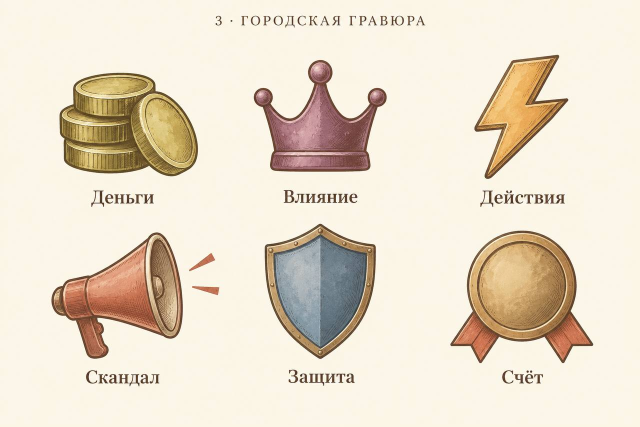
#> input picture image.png, 1280 x 853 px (shown at 1/2 size)
$ python split-universal-icons.py
#> lines starting #> are read from the running program, lines starting #| are printed output that depends on the picture
from pathlib import Path

from PIL import Image

ROOT = Path(__file__).resolve().parents[2]
SOURCE = ROOT / "image.png"
OUTPUT = ROOT / "frontend" / "src" / "ui" / "assets" / "cards"
BACKGROUND = (252, 246, 230)
CANVAS = 192

# Source-sheet bounds in order: money, influence, actions, scandal, protection, score.
ICONS = {
    "stat-money": (110, 105, 400, 360),
    "stat-influence": (500, 100, 780, 355),
    "stat-actions": (940, 90, 1140, 365),
    "stat-scandal": (90, 450, 375, 725),
    "stat-roof": (515, 440, 760, 725),
    "stat-score": (890, 450, 1195, 735),
}


def make_transparent(image: Image.Image) -> Image.Image:
    pixels = image.load()
    for y in range(image.height):
        for x in range(image.width):
            r, g, b = pixels[x, y][:3]
            distance = max(abs(r - BACKGROUND[0]), abs(g - BACKGROUND[1]), abs(b - BACKGROUND[2]))
            alpha = round(max(0, min(255, (distance - 10) * 255 / 28)))
            pixels[x, y] = (r, g, b, alpha)
    return image


def main() -> None:
    sheet = Image.open(SOURCE).convert("RGBA")
    OUTPUT.mkdir(parents=True, exist_ok=True)
    for name, bounds in ICONS.items():
        icon = make_transparent(sheet.crop(bounds))
        bbox = icon.getbbox()
        if bbox is None:
            raise ValueError(f"No artwork detected for {name}")
        icon = icon.crop(bbox)
        icon.thumbnail((CANVAS - 20, CANVAS - 20), Image.Resampling.LANCZOS)
        canvas = Image.new("RGBA", (CANVAS, CANVAS), (0, 0, 0, 0))
        canvas.alpha_composite(icon, ((CANVAS - icon.width) // 2, (CANVAS - icon.height) // 2))
        output = OUTPUT / f"{name}.webp"
        canvas.save(output, "WEBP", lossless=True, method=6)
        print(f"{output.relative_to(ROOT)}: {canvas.size}, artwork {icon.size}")
#> this loop made 6 passes
#> bbox on passes 1 to 6: (4, 39, 290, 250), (4, 13, 276, 244), (5, 14, 200, 270), (9, 14, 285, 270), (13, 1, 239, 280), (6, 7, 301, 278)
#> pass 1, in main, `icon = make_transparent(sheet.crop(bounds))`:
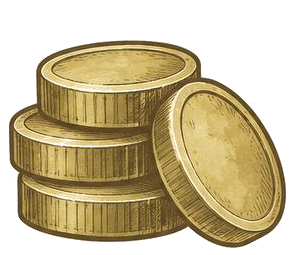
#> icon: PIL image 290x255 RGBA; mean R, G, B, A 199.5, 183.1, 141, 156.2; transparent parts drawn white
#> pass 1, in main, `icon = icon.crop(bbox)`:
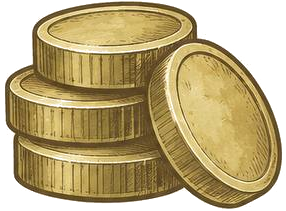
#> icon: PIL image 286x211 RGBA; mean R, G, B, A 187.7, 168.9, 120.3, 191.4; transparent parts drawn white
#> pass 1, in main, `canvas.save(output, "WEBP", lossless=True, method=6)`:
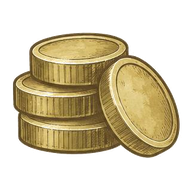
#> saved as stat-money.webp: PIL image 192x192 RGBA; mean R, G, B, A 79.7, 69.2, 42, 113.3; transparent parts drawn white
#> after the loop:
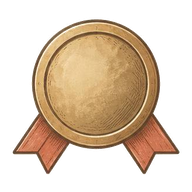
#> canvas: PIL image 192x192 RGBA; mean R, G, B, A 87.7, 68.6, 48.2, 111.6; transparent parts drawn white
#> after the loop:
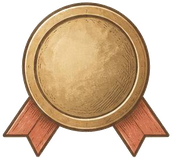
#> icon: PIL image 172x158 RGBA; mean R, G, B, A 118.9, 93.1, 65.4, 151.3; transparent parts drawn white


if __name__ == "__main__":
    main()
